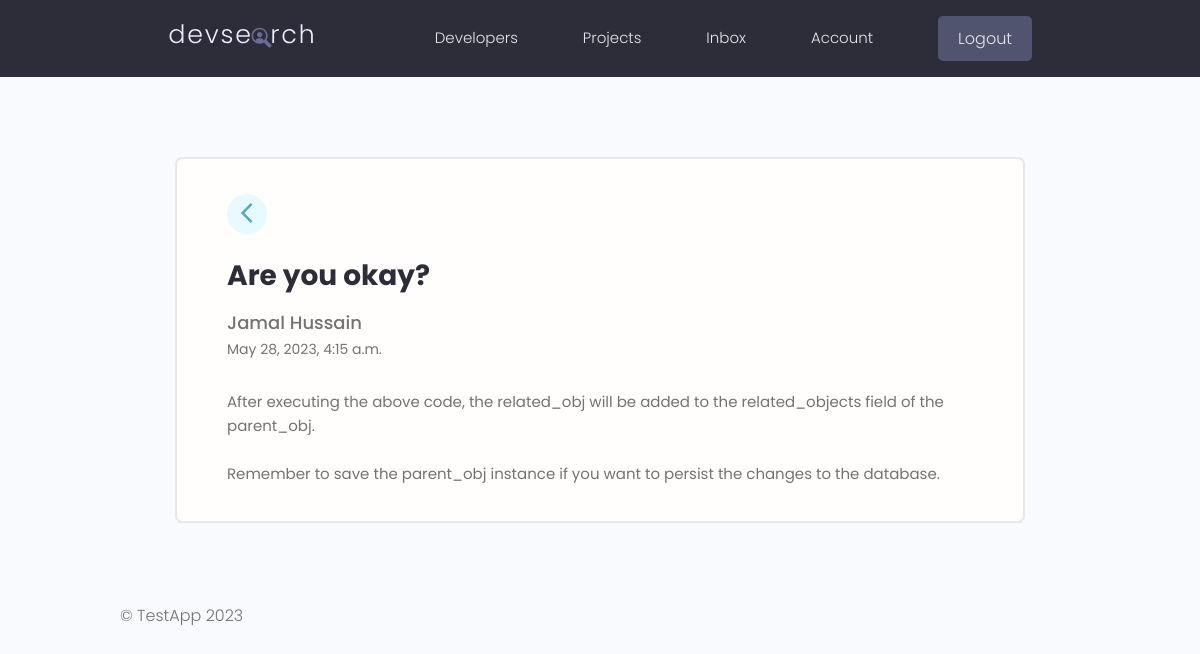
The page /message-view/fd2cf19352044595a3efce4aff9c2b58/ (signed in) on the database its author committed.
### users/models.py (models this page shows, shortened)
class Message(models.Model):
    sender = models.ForeignKey(Profile, on_delete=models.SET_NULL, null=True, blank=True)
    recipient = models.ForeignKey(Profile, on_delete=models.SET_NULL, null=True, blank=True, related_name="messages")
    subject = models.CharField(max_length=256, null=True, blank=True)
    sender_name = models.CharField(max_length=256, null=True, blank=True)
    sender_email = models.EmailField(null=True, blank=True)
    body = models.TextField()
    is_read = models.BooleanField(default=False)
    created_at = models.DateTimeField(auto_now_add=True)
    id = models.UUIDField(default=uuid.uuid4, unique=True, primary_key=True, editable=False)
    class Meta:
        ordering = [
            'is_read',
            '-created_at',
        ]

### users/views.py (the view)
# urls.py: path("message-view/<str:pk>/", views.message_detail_view, name="message-view"),
@login_required(login_url="login")
def message_detail_view(request, pk):
    profile = request.user.profile
    message = profile.messages.get(id=pk)
    profile.profile_img_url
    if not message.is_read:
        message.is_read = True
        message.save()
    ctx = {"profile": profile, "message": message}
    return render(request, template_name="users/message.html", context=ctx)

### users/models.py (called while the page is built)
    @property
    def profile_img_url(self):
        if self.profile_image:
            pass
        else:
            self.profile_image = "profile_pictures/user-default.png"
            self.save()
        return self.profile_image

### users/templates/users/message.html (shortened to what this page needs)
{% extends "testapp/index.html" %}
{% block content %}
  <main class="messagePage my-xl">
    <div class="content-box">
      <div class="message">
        <a class="backButton" href="{% url 'inbox' %}"><svg xmlns="http://www.w3.org/2000/svg" width="24" height="24" viewBox="0 0 24 24"><path fill="currentColor" d="M17.51 3.87L15.73 2.1L5.84 12l9.9 9.9l1.77-1.77L9.38 12l8.13-8.13z"/></svg>
</a>
          <h2 class="message__subject">{{ message.subject }}</h2>
          {% if message.sender.id %}
          <a href="{% url 'profile' message.sender.id %}" class="message__author">{{ message.sender_name }}</a>
          {% else %}
            <p class="message__author">{{ message.sender_name }}</p>
          {% endif %}
          <p class="message__date">{{ message.created_at }}</p>
          <div class="message__body">{{ message.body|linebreaksbr }}</div>
      </div>
    </div>
  </main>
  {% endblock %}

### static/styles/app.css (style rules this page uses)
:root { --color-sub: #2d2d39; }
.content-box { width: 95%; max-width: 85rem; margin: 0 auto; }
.message { padding: 2.5rem 0; }
.message > a { display: flex; gap: 1rem; }
.message__author, .message__date { flex-basis: 25%; }
.message__subject { flex-basis: 50%; }
.message__date { text-align: right; }
.messagePage .message { list-style: none; background: var(--color-white); padding: 3.5rem 5rem; border: 2px solid var(--color-light); border-radius: 0.7rem; }
.messagePage .message__subject { font-size: 2.8rem; color: var(--color-sub); margin-bottom: 1rem; margin-top: 2rem; }
.messagePage .message__author { font-size: 1.8rem; font-weight: 500; }
.messagePage .message__date { font-size: 1.4rem; font-weight: 400; text-align: left; margin-bottom: 3rem; }
.backButton { background: var(--color-main-light); color: var(--color-main); width: 4rem; height: 4rem; display: flex; align-items: center; justify-content: center; border-radius: 50%; }

### static/uikit/styles/modules/_variables.css (style rules this page uses)
:root { --color-main: #5aa5b9; --color-main-light: #e6faff; --color-sub: #3f4156; --color-sub-light: #51546e; --color-sub-lighter: #ededfd; --color-text: #737373; --color-gray: #8b8b8b; --color-light: #e5e7eb; --color-light-gray: #767676; --color-bg: #f8fafd; --color-white: #fffefd; --color-white-light: #f3f3f3; --color-success: #359e64; --color-success-bg: #def8e8; --color-error: #fc4b0b; --color-error-bg: #fff2ee; --font-base: 'Poppins', arial, helvetica, 'Segoe UI', roboto, ubuntu, sans-serif; --font-monospace: 'Fira Code', 'Courier New', courier, monospace; --font-regular: 300; --font-medium: 500; --font-bold: 700; --generic-shadow: 1px 1px 5px #00000010; --generic-transition: all 0.3s ease-in-out; }

### static/uikit/styles/modules/_base.css (style rules this page uses)
* { margin: 0; padding: 0; box-sizing: border-box; text-rendering: optimizeLegibility; color: inherit; font-size: inherit; }
html { font-size: 50%; }
@media only screen and (min-width: 480px) { html { font-size: 56.25%; } }
@media only screen and (min-width: 1200px) { html { font-size: 62.5%; } }
body { line-height: 1.6; font-weight: 400; font-size: 1.5rem; color: var(--color-text); background-color: var(--color-bg); min-height: 100vh; }

### static/uikit/styles/modules/_typography.css (style rules this page uses)
* { font-family: var(--font-base); }
h2 { font-size: 3.6rem; font-weight: var(--font-bold); }
p, span, strong { font-size: 1.6rem; color: var(--color-text); font-weight: var(--font-regular); }
a { padding-bottom: 2px; text-decoration: none; display: inline-block; color: var(--color-main); font-weight: var(--font-medium); }

### static/uikit/styles/modules/_utilities.css (style rules this page uses)
.my-xl { margin: 8rem auto; }

### rows shown on the page
Message: subject "Are you okay?", sender_name "Jamal Hussain", created_at "May 28, 2023, 4:15 a.m.", body "After executing the above code, the related_obj will be added to the related_objects field of the parent_obj. Remember to save the parent_obj instance if you want to persist the changes to the database."
